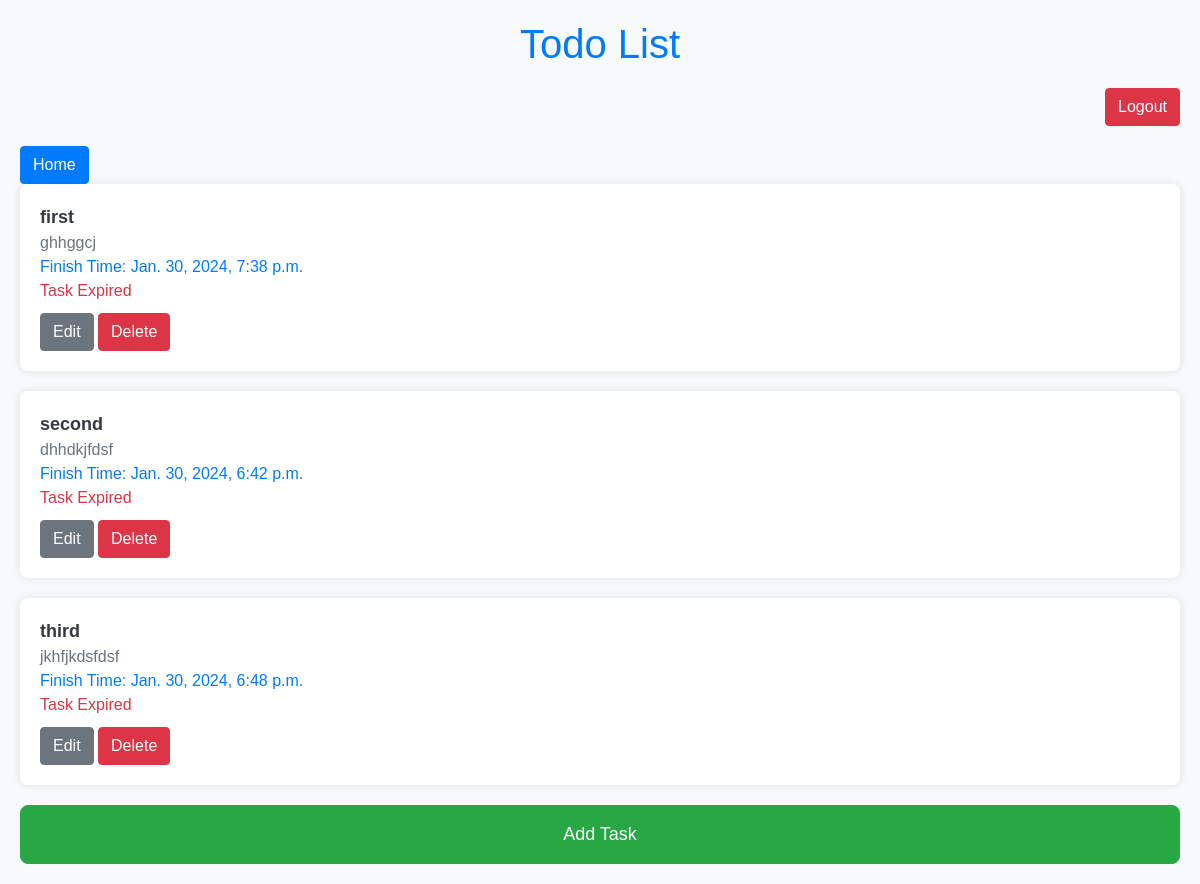
/todolist/, run on an earlier commit of the app's database.
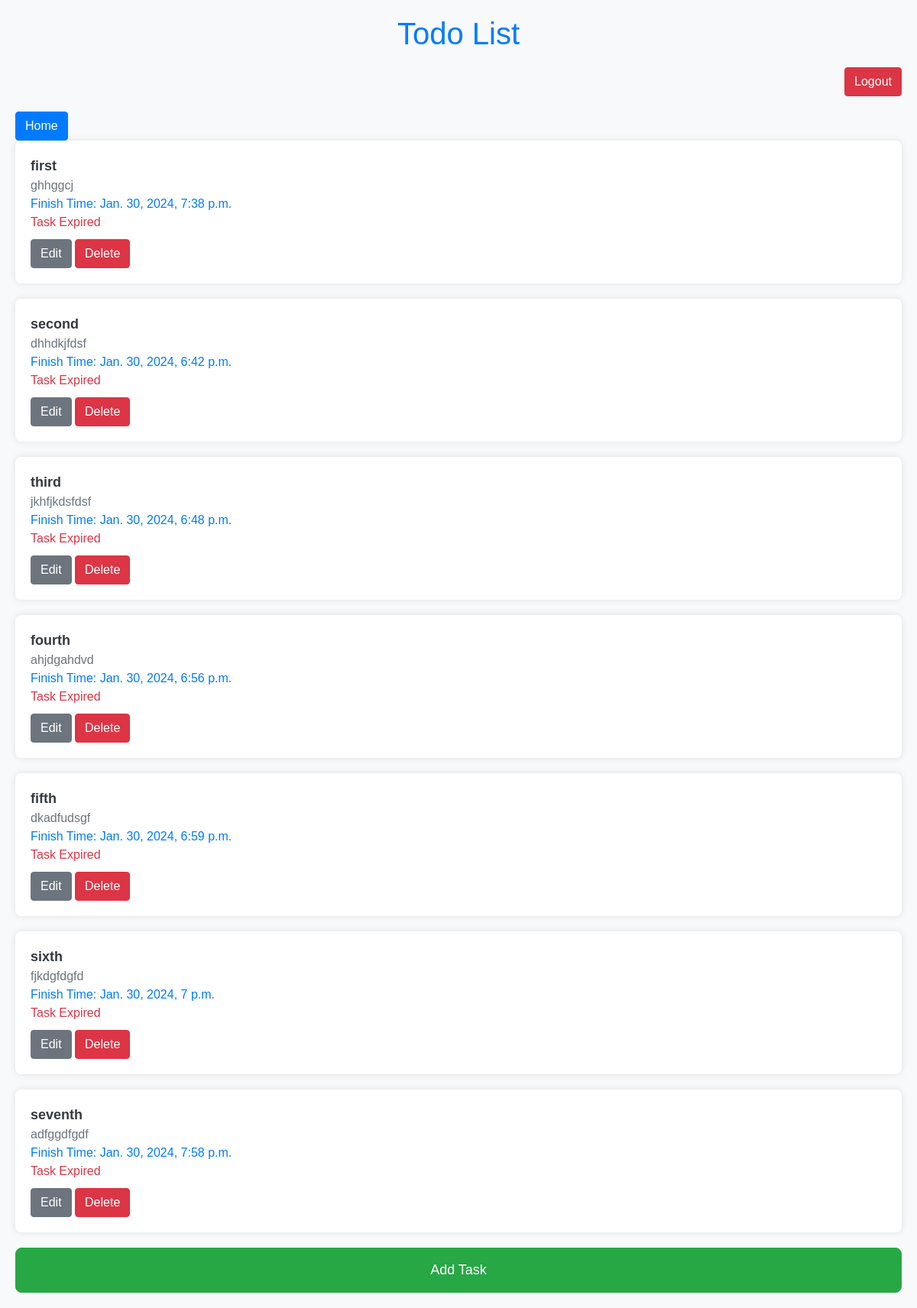
And on a later commit of the database.
### todoapp/models.py (models this page shows, shortened)
class TodoTask(models.Model):
    title = models.CharField(max_length=200)
    description = models.TextField()
    finish_time = models.DateTimeField()
    completed = models.BooleanField(default=False)
    def time_left(self):
        return self.finish_time - timezone.now()

### todoapp/views.py (the view)
# urls.py: path('todolist/', TodoListView.as_view(), name='todolist'),
class TodoListView(View):
    template_name = 'todoapp/todolist.html'
    def get(self, request):
        tasks = TodoTask.objects.all()
        return render(request, self.template_name, {'tasks': tasks})

### templates/todoapp/todolist.html (shortened to what this page needs)
<!DOCTYPE html>
<html lang="en">
<head>
    <link rel="stylesheet" href="https://stackpath.bootstrapcdn.com/bootstrap/4.5.2/css/bootstrap.min.css">
</head>
<body>
    <h1>Todo List</h1>
    <div class ="c2">
        <form action="{% url 'logout' %}" method="post">
            <button type="submit" class="btn btn-danger">Logout</button>
        </form>
    </div>
    <div class="home-button">
        <a href="{% url 'home' %}" class="btn btn-primary">Home</a>
    </div>
    {% for task in tasks %}
    <div class="task-container">
        <div class="task-title">{{ task.title }}</div>
        <div class="task-description">{{ task.description }}</div>
        <div class="task-time">Finish Time: {{ task.finish_time }}</div>
        {% if task.time_left.days >= 0 %}
            <div id="countdown_{{ task.id }}"></div>
            <script>
                // Set the target date from the finish_time input
                var targetDate_{{ task.id }} = new Date('{{ task.finish_time|date:"Y-m-d\TH:i:s" }}').getTime();
                // Update the countdown every 1 second
                var countdownInterval_{{ task.id }} = setInterval(function() {
                    var currentDate = new Date().getTime();
                    var timeDifference = targetDate_{{ task.id }} - currentDate;
                    // Calculate days, hours, minutes, and seconds
                    var days = Math.floor(timeDifference / (1000 * 60 * 60 * 24));
                    var hours = Math.floor((timeDifference % (1000 * 60 * 60 * 24)) / (1000 * 60 * 60));
                    var minutes = Math.floor((timeDifference % (1000 * 60 * 60)) / (1000 * 60));
                    var seconds = Math.floor((timeDifference % (1000 * 60)) / 1000);
                    // Display the countdown in the corresponding div
                    document.getElementById("countdown_{{ task.id }}").innerHTML = "Time Left: " + days + "d " + hours + "h " + minutes + "m " + seconds + "s ";
                    // If the countdown is over, display a message
                    if (timeDifference < 0) {
                        clearInterval(countdownInterval_{{ task.id }});
                        document.getElementById("countdown_{{ task.id }}").innerHTML = "EXPIRED";
                    }
                }, 1000);
            </script>
        {% else %}
            <div class="expired-task">Task Expired</div>
        {% endif %}
        <div class="task-actions">
            <a href="{% url 'edittask' task.id %}" class="btn btn-secondary">Edit</a>
            <a href="{% url 'deletetask' task.id %}" class="btn btn-danger">Delete</a>
        </div>
    </div>
{% endfor %}
    <a href="{% url 'addtask' %}" class="btn btn-success add-button">Add Task</a>
</body>
</html>

### templates/todoapp/todolist.html (style rules this page uses)
body { font-family: 'Arial', sans-serif; padding: 20px; background-color: #f8f9fa; }
.c2 { text-align: right; margin-bottom: 20px; }
h1 { color: #007bff; text-align: center; margin-bottom: 20px; }
.task-container { background-color: #ffffff; padding: 20px; border-radius: 8px; box-shadow: 0 0 10px rgba(0, 0, 0, 0.1); margin-bottom: 20px; }
.task-title { font-size: 18px; font-weight: bold; color: #343a40; }
.task-description { color: #6c757d; }
.task-time { color: #007bff; }
.expired-task { color: #dc3545; }
.task-actions { margin-top: 10px; }
.btn-secondary { background-color: #6c757d; }
.btn-danger { background-color: #dc3545; }
.add-button { display: block; width: 100%; padding: 15px; font-size: 18px; background-color: #28a745; color: white; text-decoration: none; border-radius: 8px; text-align: center; }

What changed in the data, as far as the page shows it:
added TodoTask: title "fourth", description "ahjdgahdvd", finish_time "Jan. 30, 2024, 6:56 p.m.", shows "Task Expired"
added TodoTask: title "fifth", description "dkadfudsgf", finish_time "Jan. 30, 2024, 6:59 p.m.", shows "Task Expired"
added TodoTask: title "sixth", description "fjkdgfdgfd", finish_time "Jan. 30, 2024, 7 p.m.", shows "Task Expired"
added TodoTask: title "seventh", description "adfggdfgdf", finish_time "Jan. 30, 2024, 7:58 p.m.", shows "Task Expired"
